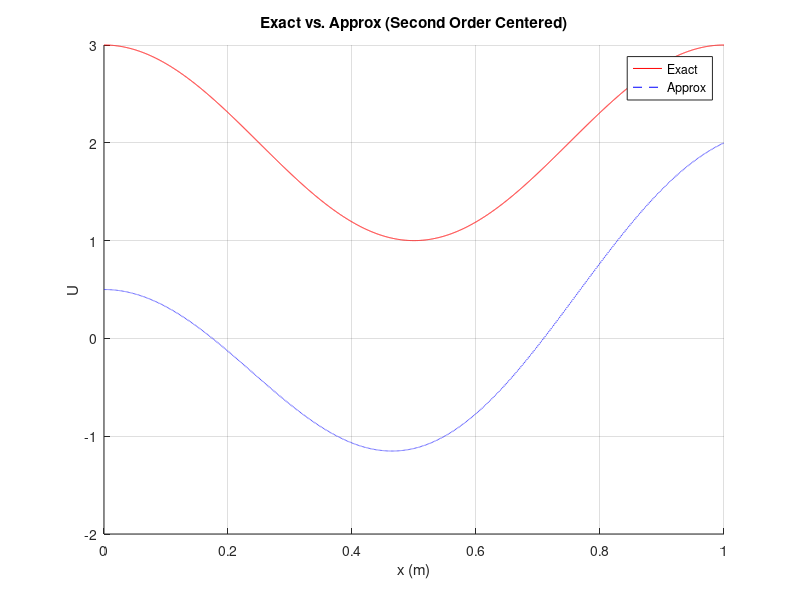
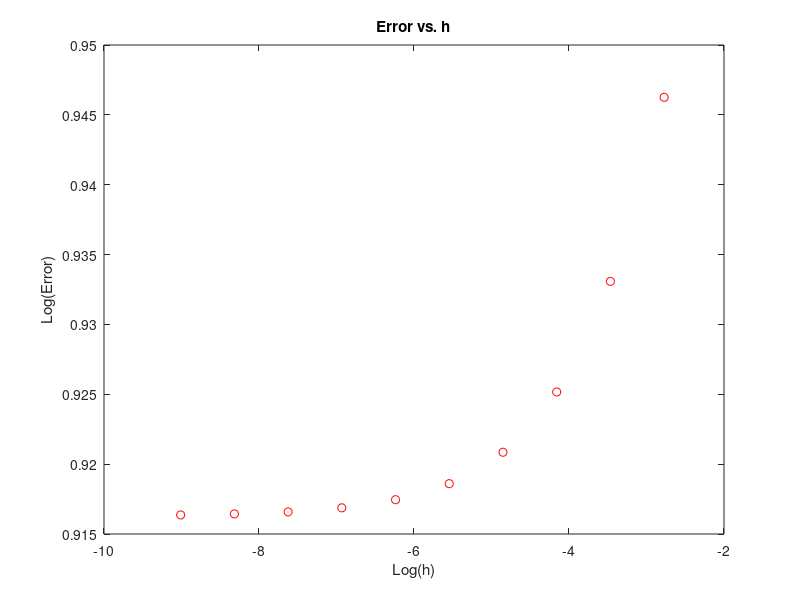

These charts were generated, in order, by the following MATLAB code:
% Gurpal Singh
% 10/4/2017
% Math 567 Homework 3 Problem 4 w/ BC u'(1) = 3


iterations = 10;
for k = 1:iterations
N = 8 * 2^k;
h = 1/N;

% Domain
x = 0:h:1; x = x';

% Exact Solution
% u = @(x) x - 0.5;
% up = @(x) 1;
% upp = @(x) 0;

u = @(x) cos(2 * pi * x) + 2;
up = @(x) 2 * pi * sin(2 * pi *x);
upp = @(x) -4 * pi^2 * cos(2 * pi * x);

% BC Variables
sigma = 0;
beta = 3;


% # of Nodes
M = length(x);

% Construct A
e = ones(M,1);
A = spdiags([e -2*e e], -1:1, M, M);

% zero out bottom and top row
A(1,:) = 0;
A(M,:) = 0;

A(1,1) = -1;
A(1,2) = 1;
A(M,M) = -1;
A(M,M-1) = 1;

% Multiply by ( 1 / h^2 )
A = (1/(h^2)) * A;

% Add column and row of ones
A = [A ones(M,1)];
A = [A; ones(1,M+1)];
A(M+1,M+1) = 0;

% Construct F
% F = zeros(M,1); % Use this for u(x) = x debug case
F = upp(x);
% F = upp(x);

% Apply BC
F(1,1) = sigma/h + (1/2)*F(1,1);
F(M,1) = -beta/h + (1/2)*F(M,1);

exact = u(x);

% Add zero to F
F = [F;0];

% Solve
U = A\F;

% Error
err = U(1:M) - exact; 
E(k,1) = max(abs(err));
Nval(k,1) = N;
hval(k,1) = h;
end

f1 = figure;
% axis([-0.1 1.1 -1 1.1])
title('Exact vs. Approx (Second Order Centered)')
xlabel('x (m)')
ylabel('U')
grid on
hold on
plot(x,exact,'r')
hold on
plot(x,U(1:M,1),'b--')
legend('Exact', 'Approx')

f2 = figure;
plot(log(hval),log(E),'ro')
title('Error vs. h')
xlabel('Log(h)')
ylabel('Log(Error)')
hold on


% Slope of line Using first and last point to show order of Accuracy
for k=1:iterations-1
slope(k) = (log(E(k+1)) - log(E(k)))/(log(hval(k+1)) - log(hval(k)));
end
slope

% Results
fprintf(" N \t  \t  h \t \t \t Error\n")
for i = 1:iterations
    fprintf(" %d \t %.8f \t %16.8e \n", Nval(i), hval(i), E(i))
end






